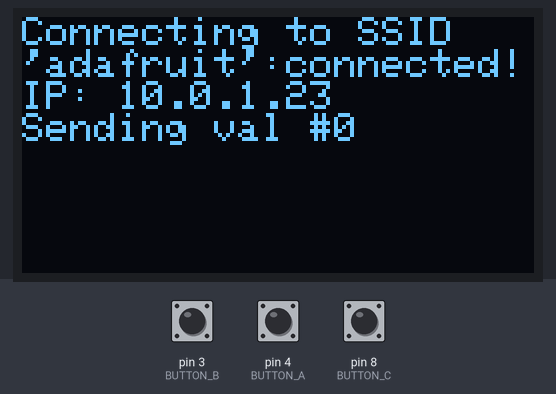
Bench run of a sketch on a simulated Teensy 4. Parts: 128×64 one-colour display. The inputs (shaded band) are chosen by the test bench; at power-on: pin 3 (BUTTON_B) HIGH, pin 8 (BUTTON_C) HIGH, pin 4 (BUTTON_A) HIGH. The display library's start-up logo is not drawn; what the sketch prints to the serial monitor is not drawn.

Above: at 2.5 s.
2.6 s: pin 3 (BUTTON_B) pulled LOW for 1 s
At 2.8 s:
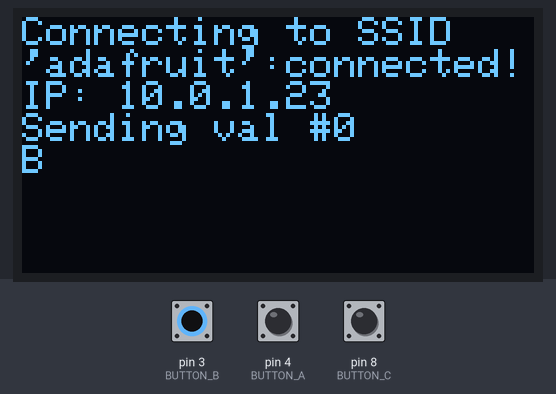
At 4.7 s:
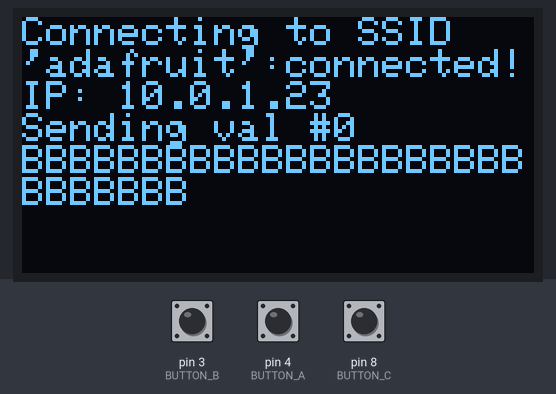
5.1 s: pin 8 (BUTTON_C) pulled LOW for 3.2 s
At 7.5 s:
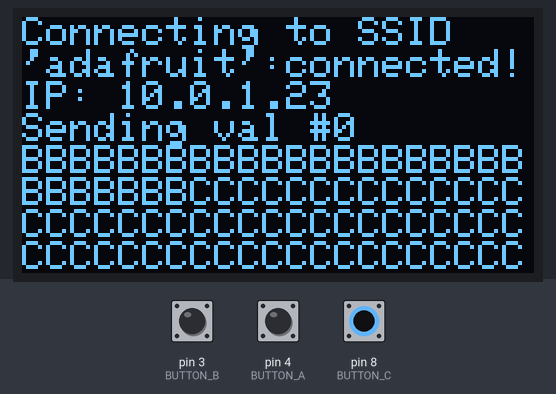
Timing chart, 0 to 9.0 s (numbered marks = the images above; inputs shaded):
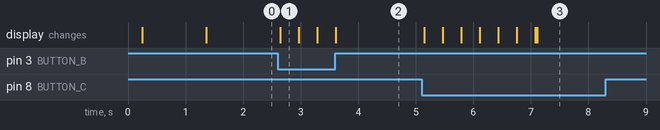

Measured:
- after the input at 2.6 s, the display: changes at once (image 1)
- after the input at 5.1 s, the display: first changes after 0.05 s (image 3 shows a later state)

The sketch:

display-defultcode.ino
```cpp
#include <SPI.h>
#include <Wire.h>
#include <Adafruit_GFX.h>
#include <Adafruit_SH110X.h>

Adafruit_SH1107 display = Adafruit_SH1107(64, 128, &Wire);

// OLED FeatherWing buttons map to different pins depending on board:
#if defined(ESP8266)
  #define BUTTON_A  0
  #define BUTTON_B 16
  #define BUTTON_C  2
#elif defined(ESP32) && !defined(ARDUINO_ADAFRUIT_FEATHER_ESP32S2)
  #define BUTTON_A 15
  #define BUTTON_B 32
  #define BUTTON_C 14
#elif defined(ARDUINO_STM32_FEATHER)
  #define BUTTON_A PA15
  #define BUTTON_B PC7
  #define BUTTON_C PC5
#elif defined(TEENSYDUINO)
  #define BUTTON_A  4
  #define BUTTON_B  3
  #define BUTTON_C  8
#elif defined(ARDUINO_NRF52832_FEATHER)
  #define BUTTON_A 31
  #define BUTTON_B 30
  #define BUTTON_C 27
#else // 32u4, M0, M4, nrf52840, esp32-s2 and 328p
  #define BUTTON_A  9
  #define BUTTON_B  6
  #define BUTTON_C  5
#endif

void setup() {
  Serial.begin(9600);

  Serial.println("128x64 OLED FeatherWing test");
  delay(250); // wait for the OLED to power up
  display.begin(0x3C, true); // Address 0x3C default

  Serial.println("OLED begun");

  // Show image buffer on the display hardware.
  // Since the buffer is intialized with an Adafruit splashscreen
  // internally, this will display the splashscreen.
  display.display();
  delay(1000);

  // Clear the buffer.
  display.clearDisplay();
  display.display();
  display.setRotation(1);

  Serial.println("Button test");

  pinMode(BUTTON_A, INPUT_PULLUP);
  pinMode(BUTTON_B, INPUT_PULLUP);
  pinMode(BUTTON_C, INPUT_PULLUP);

  // text display tests
  display.setTextSize(1);
  display.setTextColor(SH110X_WHITE);
  display.setCursor(0,0);
  display.print("Connecting to SSID\n'adafruit':");
  display.print("connected!");
  display.println("IP: 10.0.1.23");
  display.println("Sending val #0");
  display.display(); // actually display all of the above
}

void loop() {
  if(!digitalRead(BUTTON_A)) display.print("A");
  if(!digitalRead(BUTTON_B)) display.print("B");
  if(!digitalRead(BUTTON_C)) display.print("C");
  delay(10);
  yield();
  display.display();
}
```
